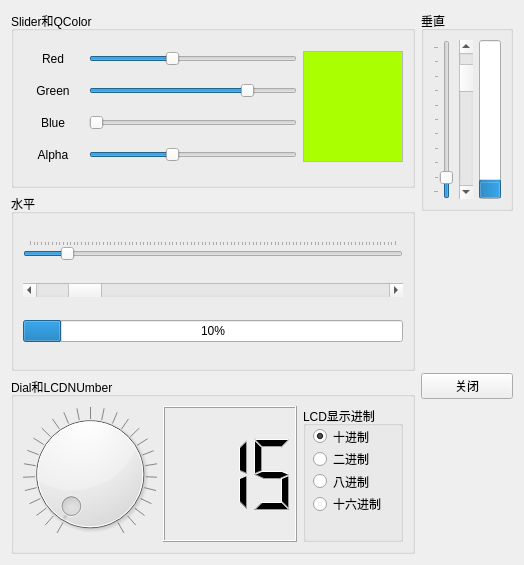
<?xml version="1.0" encoding="UTF-8"?>
<ui version="4.0">
 <class>Widget</class>
 <widget class="QWidget" name="Widget">
  <property name="geometry">
   <rect>
    <x>0</x>
    <y>0</y>
    <width>524</width>
    <height>565</height>
   </rect>
  </property>
  <property name="windowTitle">
   <string>Widget</string>
  </property>
  <layout class="QHBoxLayout" name="horizontalLayout_2">
   <item>
    <layout class="QVBoxLayout" name="verticalLayout_2">
     <item>
      <widget class="QGroupBox" name="groupBox_2">
       <property name="title">
        <string>Slider和QColor</string>
       </property>
       <layout class="QGridLayout" name="gridLayout_2">
        <item row="1" column="1">
         <widget class="QSlider" name="SliderGreen">
          <property name="maximum">
           <number>255</number>
          </property>
          <property name="value">
           <number>200</number>
          </property>
          <property name="orientation">
           <enum>Qt::Horizontal</enum>
          </property>
         </widget>
        </item>
        <item row="2" column="1">
         <widget class="QSlider" name="SliderBlue">
          <property name="maximum">
           <number>255</number>
          </property>
          <property name="orientation">
           <enum>Qt::Horizontal</enum>
          </property>
         </widget>
        </item>
        <item row="3" column="0">
         <widget class="QLabel" name="label_4">
          <property name="text">
           <string>Alpha</string>
          </property>
          <property name="alignment">
           <set>Qt::AlignCenter</set>
          </property>
         </widget>
        </item>
        <item row="0" column="0">
         <widget class="QLabel" name="label">
          <property name="minimumSize">
           <size>
            <width>60</width>
            <height>0</height>
           </size>
          </property>
          <property name="text">
           <string>Red</string>
          </property>
          <property name="alignment">
           <set>Qt::AlignCenter</set>
          </property>
         </widget>
        </item>
        <item row="0" column="2" rowspan="4">
         <widget class="QTextEdit" name="textEdit">
          <property name="maximumSize">
           <size>
            <width>100</width>
            <height>16777215</height>
           </size>
          </property>
          <property name="palette">
           <palette>
            <active>
             <colorrole role="Base">
              <brush brushstyle="SolidPattern">
               <color alpha="255">
                <red>170</red>
                <green>255</green>
                <blue>0</blue>
               </color>
              </brush>
             </colorrole>
            </active>
            <inactive>
             <colorrole role="Base">
              <brush brushstyle="SolidPattern">
               <color alpha="255">
                <red>170</red>
                <green>255</green>
                <blue>0</blue>
               </color>
              </brush>
             </colorrole>
            </inactive>
            <disabled>
             <colorrole role="Base">
              <brush brushstyle="SolidPattern">
               <color alpha="255">
                <red>240</red>
                <green>240</green>
                <blue>240</blue>
               </color>
              </brush>
             </colorrole>
            </disabled>
           </palette>
          </property>
         </widget>
        </item>
        <item row="0" column="1">
         <widget class="QSlider" name="SliderRed">
          <property name="maximum">
           <number>255</number>
          </property>
          <property name="value">
           <number>100</number>
          </property>
          <property name="orientation">
           <enum>Qt::Horizontal</enum>
          </property>
          <property name="invertedAppearance">
           <bool>false</bool>
          </property>
          <property name="invertedControls">
           <bool>false</bool>
          </property>
          <property name="tickPosition">
           <enum>QSlider::NoTicks</enum>
          </property>
          <property name="tickInterval">
           <number>0</number>
          </property>
         </widget>
        </item>
        <item row="2" column="0">
         <widget class="QLabel" name="label_3">
          <property name="text">
           <string>Blue</string>
          </property>
          <property name="alignment">
           <set>Qt::AlignCenter</set>
          </property>
         </widget>
        </item>
        <item row="3" column="1">
         <widget class="QSlider" name="SliderAlpha">
          <property name="maximum">
           <number>255</number>
          </property>
          <property name="value">
           <number>100</number>
          </property>
          <property name="orientation">
           <enum>Qt::Horizontal</enum>
          </property>
         </widget>
        </item>
        <item row="1" column="0">
         <widget class="QLabel" name="label_2">
          <property name="text">
           <string>Green</string>
          </property>
          <property name="alignment">
           <set>Qt::AlignCenter</set>
          </property>
         </widget>
        </item>
       </layout>
      </widget>
     </item>
     <item>
      <widget class="QGroupBox" name="groupBox">
       <property name="title">
        <string>水平</string>
       </property>
       <layout class="QVBoxLayout" name="verticalLayout_3">
        <item>
         <widget class="QSlider" name="SliderH">
          <property name="maximum">
           <number>100</number>
          </property>
          <property name="value">
           <number>10</number>
          </property>
          <property name="orientation">
           <enum>Qt::Horizontal</enum>
          </property>
          <property name="invertedAppearance">
           <bool>false</bool>
          </property>
          <property name="invertedControls">
           <bool>true</bool>
          </property>
          <property name="tickPosition">
           <enum>QSlider::TicksAbove</enum>
          </property>
          <property name="tickInterval">
           <number>0</number>
          </property>
         </widget>
        </item>
        <item>
         <widget class="QScrollBar" name="ScrollBarH">
          <property name="maximum">
           <number>100</number>
          </property>
          <property name="value">
           <number>10</number>
          </property>
          <property name="sliderPosition">
           <number>10</number>
          </property>
          <property name="orientation">
           <enum>Qt::Horizontal</enum>
          </property>
         </widget>
        </item>
        <item>
         <widget class="QProgressBar" name="progBarH">
          <property name="value">
           <number>10</number>
          </property>
          <property name="textVisible">
           <bool>true</bool>
          </property>
          <property name="orientation">
           <enum>Qt::Horizontal</enum>
          </property>
          <property name="textDirection">
           <enum>QProgressBar::TopToBottom</enum>
          </property>
          <property name="format">
           <string>%p%</string>
          </property>
         </widget>
        </item>
       </layout>
      </widget>
     </item>
     <item>
      <widget class="QGroupBox" name="groupBox_4">
       <property name="title">
        <string>Dial和LCDNUmber</string>
       </property>
       <layout class="QGridLayout" name="gridLayout">
        <item row="0" column="0">
         <widget class="QDial" name="dial">
          <property name="maximum">
           <number>255</number>
          </property>
          <property name="sliderPosition">
           <number>0</number>
          </property>
          <property name="tracking">
           <bool>true</bool>
          </property>
          <property name="orientation">
           <enum>Qt::Horizontal</enum>
          </property>
          <property name="wrapping">
           <bool>false</bool>
          </property>
          <property name="notchTarget">
           <double>10.000000000000000</double>
          </property>
          <property name="notchesVisible">
           <bool>true</bool>
          </property>
         </widget>
        </item>
        <item row="0" column="1">
         <widget class="QLCDNumber" name="LCDDisplay">
          <property name="smallDecimalPoint">
           <bool>false</bool>
          </property>
          <property name="digitCount">
           <number>3</number>
          </property>
          <property name="mode">
           <enum>QLCDNumber::Dec</enum>
          </property>
          <property name="segmentStyle">
           <enum>QLCDNumber::Filled</enum>
          </property>
          <property name="value" stdset="0">
           <double>15.000000000000000</double>
          </property>
          <property name="intValue" stdset="0">
           <number>15</number>
          </property>
         </widget>
        </item>
        <item row="0" column="2">
         <widget class="QGroupBox" name="groupBox_5">
          <property name="maximumSize">
           <size>
            <width>100</width>
            <height>16777215</height>
           </size>
          </property>
          <property name="title">
           <string>LCD显示进制</string>
          </property>
          <widget class="QWidget" name="">
           <property name="geometry">
            <rect>
             <x>10</x>
             <y>22</y>
             <width>73</width>
             <height>84</height>
            </rect>
           </property>
           <layout class="QVBoxLayout" name="verticalLayout_4">
            <item>
             <widget class="QRadioButton" name="radioBtnDec">
              <property name="text">
               <string>十进制</string>
              </property>
              <property name="checked">
               <bool>true</bool>
              </property>
             </widget>
            </item>
            <item>
             <widget class="QRadioButton" name="radioBtnBin">
              <property name="text">
               <string>二进制</string>
              </property>
             </widget>
            </item>
            <item>
             <widget class="QRadioButton" name="radioBtnOct">
              <property name="text">
               <string>八进制</string>
              </property>
             </widget>
            </item>
            <item>
             <widget class="QRadioButton" name="radioBtnHex">
              <property name="text">
               <string>十六进制</string>
              </property>
             </widget>
            </item>
           </layout>
          </widget>
         </widget>
        </item>
       </layout>
      </widget>
     </item>
    </layout>
   </item>
   <item>
    <layout class="QVBoxLayout" name="verticalLayout">
     <item>
      <widget class="QGroupBox" name="groupBox_3">
       <property name="minimumSize">
        <size>
         <width>0</width>
         <height>200</height>
        </size>
       </property>
       <property name="title">
        <string>垂直</string>
       </property>
       <layout class="QHBoxLayout" name="horizontalLayout">
        <item>
         <widget class="QSlider" name="SliderV">
          <property name="maximum">
           <number>100</number>
          </property>
          <property name="value">
           <number>10</number>
          </property>
          <property name="orientation">
           <enum>Qt::Vertical</enum>
          </property>
          <property name="tickPosition">
           <enum>QSlider::TicksAbove</enum>
          </property>
         </widget>
        </item>
        <item>
         <widget class="QScrollBar" name="ScrollBarV">
          <property name="maximum">
           <number>100</number>
          </property>
          <property name="sliderPosition">
           <number>10</number>
          </property>
          <property name="orientation">
           <enum>Qt::Vertical</enum>
          </property>
         </widget>
        </item>
        <item>
         <widget class="QProgressBar" name="progBarV">
          <property name="value">
           <number>10</number>
          </property>
          <property name="alignment">
           <set>Qt::AlignLeading|Qt::AlignLeft|Qt::AlignTop</set>
          </property>
          <property name="textVisible">
           <bool>false</bool>
          </property>
          <property name="orientation">
           <enum>Qt::Vertical</enum>
          </property>
          <property name="invertedAppearance">
           <bool>false</bool>
          </property>
          <property name="textDirection">
           <enum>QProgressBar::BottomToTop</enum>
          </property>
         </widget>
        </item>
       </layout>
      </widget>
     </item>
     <item>
      <spacer name="verticalSpacer">
       <property name="orientation">
        <enum>Qt::Vertical</enum>
       </property>
       <property name="sizeHint" stdset="0">
        <size>
         <width>20</width>
         <height>13</height>
        </size>
       </property>
      </spacer>
     </item>
     <item>
      <widget class="QPushButton" name="btnClose">
       <property name="text">
        <string>关闭</string>
       </property>
       <property name="icon">
        <iconset resource="../resource.qrc">
         <normaloff>:/images/resource/image/exit.bmp</normaloff>:/images/resource/image/exit.bmp</iconset>
       </property>
      </widget>
     </item>
     <item>
      <spacer name="verticalSpacer_2">
       <property name="orientation">
        <enum>Qt::Vertical</enum>
       </property>
       <property name="sizeHint" stdset="0">
        <size>
         <width>20</width>
         <height>13</height>
        </size>
       </property>
      </spacer>
     </item>
    </layout>
   </item>
  </layout>
 </widget>
 <resources>
  <include location="../resource.qrc"/>
 </resources>
 <connections>
  <connection>
   <sender>btnClose</sender>
   <signal>clicked()</signal>
   <receiver>Widget</receiver>
   <slot>close()</slot>
   <hints>
    <hint type="sourcelabel">
     <x>455</x>
     <y>385</y>
    </hint>
    <hint type="destinationlabel">
     <x>199</x>
     <y>149</y>
    </hint>
   </hints>
  </connection>
 </connections>
</ui>
